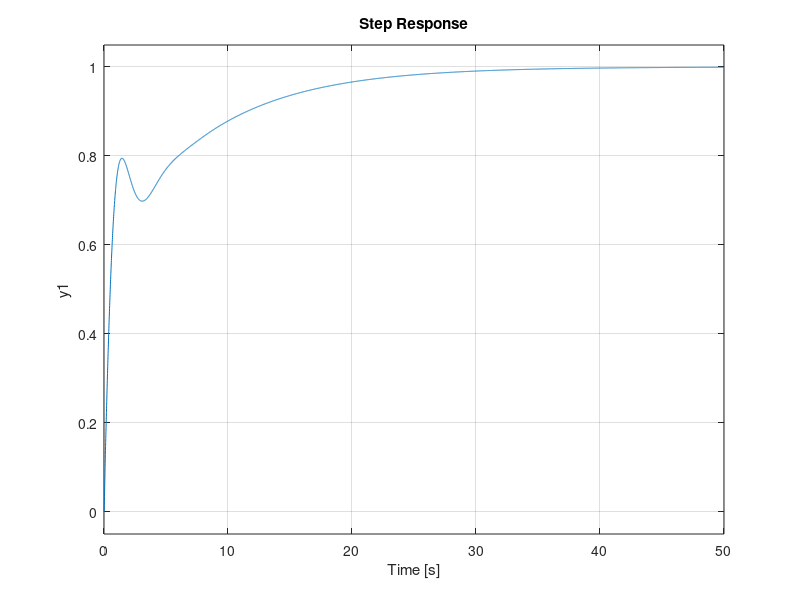
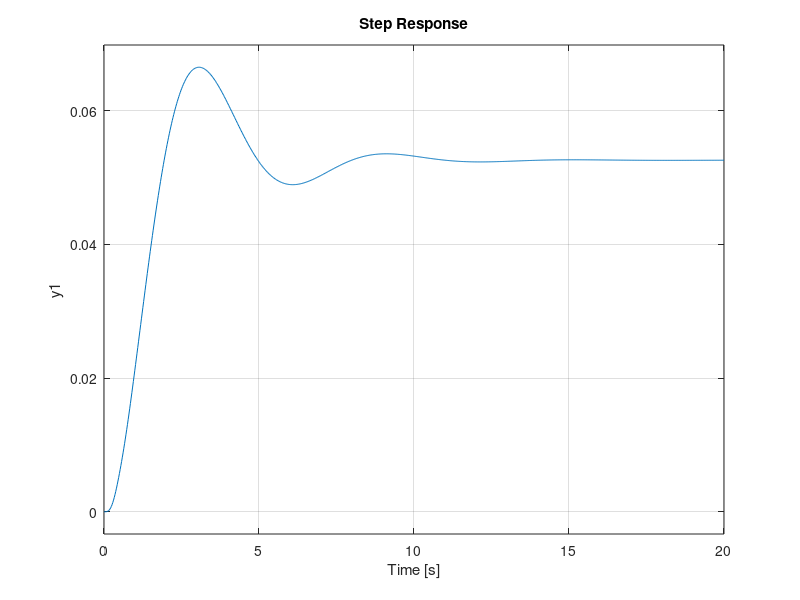
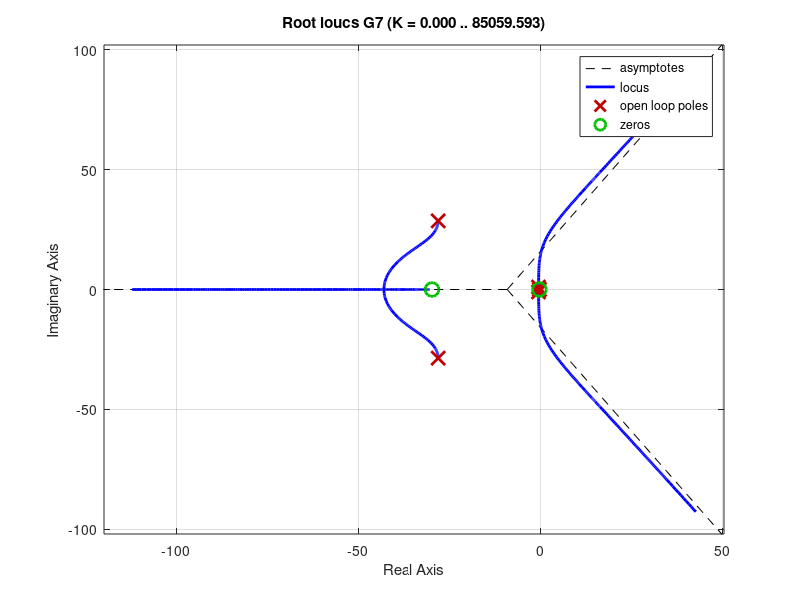
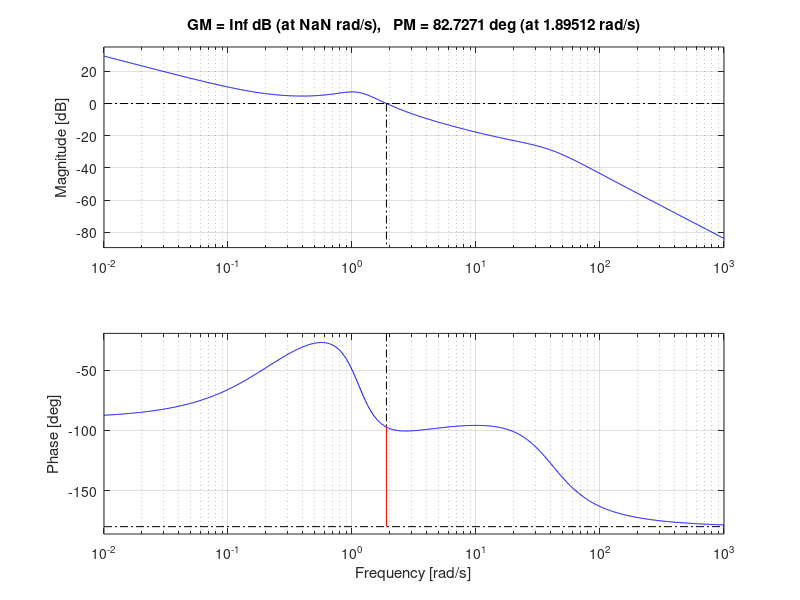

Source code (MATLAB) for these figures, in order:
num1=40.42;
den1=[1 8.067 175.95];
num2=1.19*[1 29.908 29.908*0.2];
den2=[1 0];
G1=tf(num1,den1);
C1=tf(num2,den2);
Gclosed=feedback(G1*C1,1);
% step(Gclosed);
num3=0.292;
den3=[1 0.8837 1.275];
G3=tf(num3,den3);
num4=4.633*[1 1.39275+0.2 1.39275*0.2];
den4=[1 0];
G4=tf(num4,den4);
Gtotal=feedback(Gclosed*G3*G4,1);
figure;
step(Gtotal);
figure;
Gopenloop=G1*G3;
step(Gopenloop);
G7=Gclosed*G3;
figure;
rlocus(G7);
figure;
rlocus(Gtotal);
margin(Gclosed*G3*G4);

% figure;
% step(Gopenloop,'step open loop');
% figure;
% rlocus(Gopenloop);
% G6=feedback(Gopenloop*150,1);
% figure;
% step(G6);
% figure;
% step(G1);